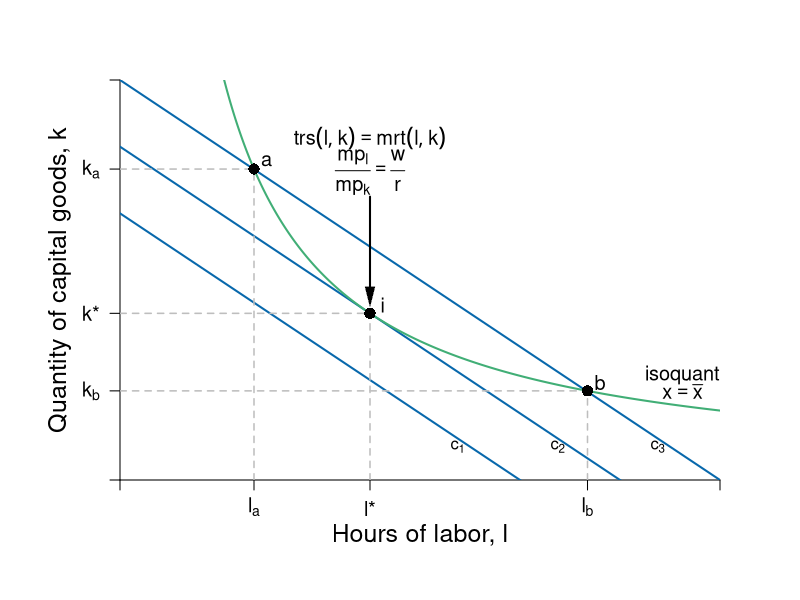

The R script that drew this image:
require(shape)
pdf(file = "specprodexch/isocost_isoquant.pdf", width = 9, height = 7)

#Set parameters for graphics
axislabelsize <- 1.5
labelsize <- 1.2
graphlinewidth <- 2
segmentlinewidth <- 1.5

COL <- c("#7fc97f", "#beaed4", "#fdc086", "#ffff99", "#386cb0", "#f0027f", "#bf5b17", "#666666")
COLA <- c("#99d8c9","#66c2a4","#41ae76", "#238b45", "#005824")
COLB <- c("#4eb3d3", "#2b8cbe", "#0868ac","#084081")

#Edited the margins to cater for the larger LHS labels
par(mar =  c(6, 6, 4, 4))

isocost <- function(l, c = 10, w = 1, r = 1) {
  c - (w/r)*l
}


isoquant <- function(l, alpha = 0.5, x = 5) {
  (x / l^alpha)^(1/(1 - alpha))
}


xlims <- c(0, 12)
ylims <- c(0, 12)

npts <- 501 
x <- seq(xlims[1], xlims[2], length.out = npts)
y <- seq(ylims[1], ylims[2], length.out = npts) 
a <- c(13, 16.75, 19.25)

plot(0, 0, xlim = xlims, ylim = ylims, type = "n",
     xlab = expression(paste("")),
     ylab = expression(paste("")), 
     xaxt = "n", 
     yaxt = "n", 
     cex.lab = axislabelsize, 
     bty = "n",
     xaxs="i", 
     yaxs="i")

# ticksy <- seq(from = ylims[1], to = ylims[2], by = 1)
# ylabels <- seq(from = ylims[1], to = ylims[2], by = 1)
# ticksx <- seq(from = xlims[1], to = xlims[2], by = 1)
# xlabels <- seq(from = xlims[1], to = xlims[2], by = 1)
ticksy <- c(0, isoquant(l = 2.68), isoquant(l = 5), isoquant(l = 9.35) , ylims[2])
ylabels <- c(NA, expression(paste(k[a])), expression(paste(k,"*")), expression(paste(k[b])), NA)
ticksx <- c(0, 2.68, 5, 9.35, xlims[2])
xlabels <- c(NA, expression(paste(l[a])), expression(paste(l,"*")), expression(paste(l[b])), NA)




axis(1, at = ticksx, pos = 0, labels = xlabels, cex.axis = labelsize)
axis(2, at = ticksy, pos = 0, labels = ylabels, las = 1, cex.axis = labelsize)

npts <- 500 
xx1 <- seq(xlims[1], xlims[2], length.out = npts)

#lines(xx1, bcA(xx1, w = 10, p = 1.5), col = COLB[3], lwd = graphlinewidth)
lines(xx1, isocost(xx1, c = 10, w = 1, r = 1), col = COLB[3], lwd = graphlinewidth)
lines(xx1, isocost(xx1, c = 8, w = 1, r = 1), col = COLB[3], lwd = graphlinewidth)
lines(xx1, isocost(xx1, c = 12, w = 1, r = 1), col = COLB[3], lwd = graphlinewidth)
lines(xx1, isoquant(xx1, x = 5, alpha = 0.5), col = COLA[3], lwd = graphlinewidth)


#Label the axes
mtext(expression(paste("Hours of labor, ", l)), side=1, line = 2.5, cex = axislabelsize)
text(-1.2, 0.5*ylims[2], expression(paste("Quantity of capital goods, ", k)), xpd = TRUE, cex = axislabelsize, srt = 90) 

#Label the isoquant curve
text(11.25, 3.15, expression("isoquant"), cex = labelsize)
text(11.25, 2.65, expression(paste(x == bar(x))), cex = labelsize)

#Label the price lines
text(6.75, 1, expression(paste(c[1])))
#text(8, 1.3, expression(paste(p[x] == 1)))
text(8.75, 1, expression(paste(c[2])))
#text(11.3, 3.7, expression(paste(p[x] == 0.5)))
text(10.75, 1, expression(paste(c[3])))
#text(11.3, 6.5, expression(paste(p[x] == 0.25)))

#Add the contour plot for the indifference curves
# contour(x, y, 
#         outer(x, y, uA),
#         drawlabels = FALSE,
#         col = COLA[3],
#         lwd = graphlinewidth,
#         levels = a, 
#         xaxs="i", 
#         yaxs="i", 
#         add = TRUE)

#Add the offer curve (superimposed on the indifference curves tangent to the price lines)
#xx2 <- seq(2, xlims[2], length.out = npts)
#lines(xx2, offerCurve(xx2, w = 10, rmax = 2, xmax = 12), col = COL[3], lwd = graphlinewidth)

#Annotate points on offer curve mrs = p for each of p = 1, 0.5, 0.25
#Where mrs = 2 - (1/6)*x

#Label a
segments(2.68, 0, 2.68, isoquant(l = 2.68), lty = 2, col = "gray" , lwd = segmentlinewidth)
segments(0, isoquant(l = 2.68) , 2.68, isoquant(l = 2.68), lty = 2, col = "gray" , lwd = segmentlinewidth)
points(2.68, isoquant(l = 2.68), pch = 16, col = "black", cex = 1.5)
text(2.68 + 0.25, isoquant(l = 2.68) + 0.25, expression(paste(a)), cex = labelsize)

#Label b
segments(9.35, 0, 9.35, isoquant(9.35), lty = 2, col = "gray" , lwd = segmentlinewidth)
segments(0, isoquant(l = 9.35) , 9.35, isoquant(l = 9.35), lty = 2, col = "gray" , lwd = segmentlinewidth)
points(9.35, isoquant(l = 9.35), pch = 16, col = "black", cex = 1.5)
text(9.35 + 0.25, isoquant(l = 9.35) + 0.25, expression(paste(b)), cex = labelsize)


#Label i
segments(0, 5, 5, 5, lty = 2, col = "gray" , lwd = segmentlinewidth)
segments(5, 0, 5, 5, lty = 2, col = "gray" , lwd = segmentlinewidth)
points(5, 5, pch = 16, col = "black", cex = 1.5)
text(5.25, 5.25, expression(paste(i)), cex = labelsize)

#Add mrs = mrt at i
text(5, 10.25, expression(paste(trs(l,k) == mrt(l,k))), cex = labelsize)
text(5, 9.25, expression(paste(frac(mp[l], mp[k]) == frac(w,r))), cex = labelsize)
Arrows(5, 8.5, 5, 5.5, col = "black", lty = 1, lwd = 2, arr.type = "triangle", arr.lwd = 0.5)


#text(9, 5.9, expression(paste(b)), cex = labelsize)
#text(10.5, 7.775, expression(paste(c)), cex = labelsize)

dev.off()
